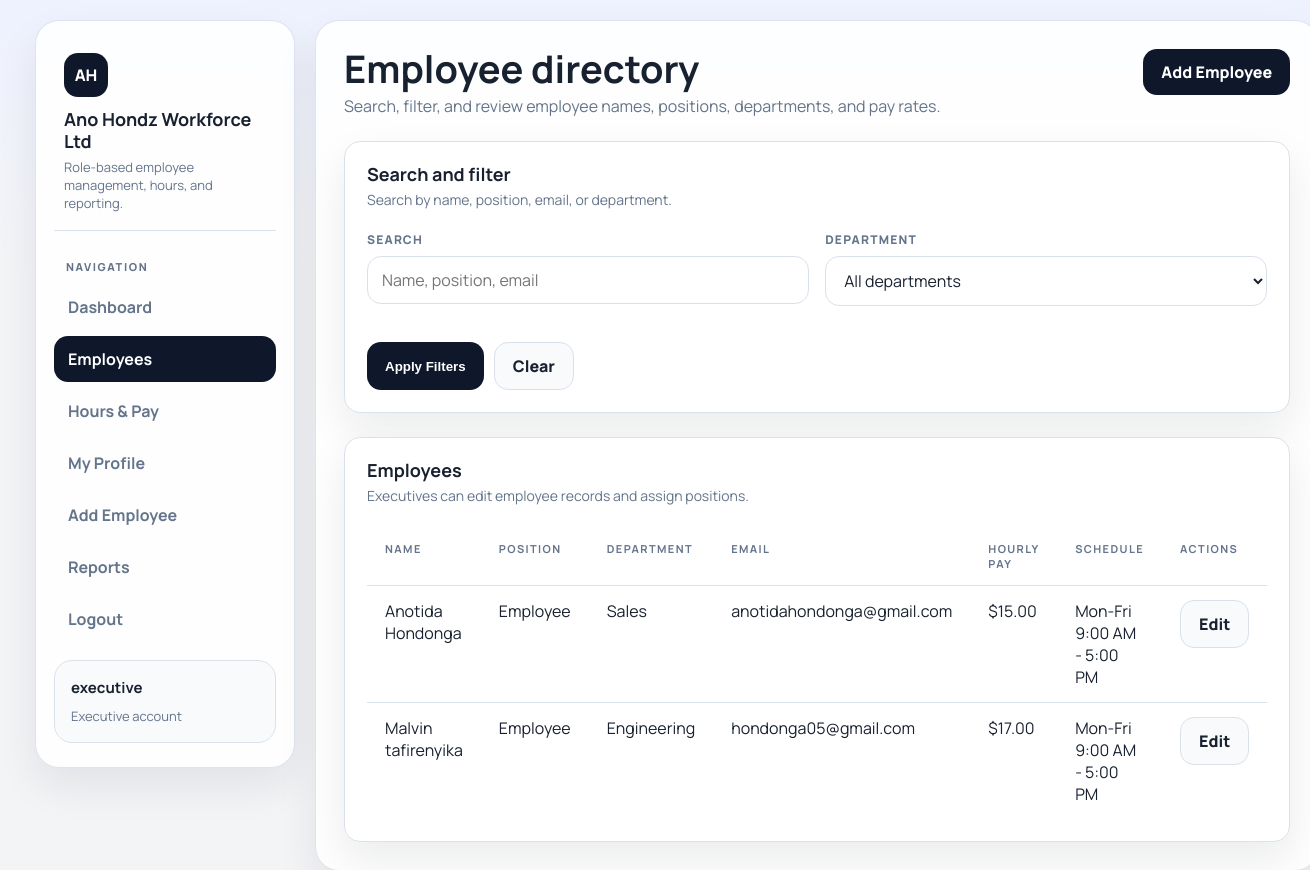
Page /employees (signed in) on the committed database.
### tables this page shows
CREATE TABLE users (
            id INTEGER PRIMARY KEY AUTOINCREMENT,
            username TEXT NOT NULL UNIQUE,
            password_hash TEXT NOT NULL,
            role TEXT NOT NULL CHECK(role IN ('executive', 'employee')),
            employee_id INTEGER UNIQUE,
            created_at TEXT NOT NULL DEFAULT CURRENT_TIMESTAMP,
            FOREIGN KEY (employee_id) REFERENCES employees(id)
        );

CREATE TABLE employees (
            id INTEGER PRIMARY KEY,
            first_name TEXT NOT NULL,
            last_name TEXT NOT NULL,
            salary REAL NOT NULL,
            email TEXT NOT NULL UNIQUE
        , dept_id INTEGER REFERENCES departments(dept_id), job_title TEXT, overtime_rate REAL NOT NULL DEFAULT 1.5, schedule TEXT NOT NULL DEFAULT 'Mon-Fri 9:00 AM - 5:00 PM', address TEXT NOT NULL DEFAULT '', phone TEXT NOT NULL DEFAULT '');

CREATE TABLE departments (
            dept_id INTEGER PRIMARY KEY,
            dept_name TEXT NOT NULL UNIQUE
        );

### ems_app/employees.py (the view)
@bp.route("/employees")
@login_required
def employee_directory():
    search = request.args.get("search", "").strip()
    department_id = request.args.get("department_id", "").strip() or None
    departments = fetch_departments()
    employees = fetch_employees(search=search, department_id=department_id)
    return render_template(
        "employees.html",
        active_page="employees",
        employees=employees,
        departments=departments,
        search=search,
        selected_department=department_id,
    )

### ems_app/auth.py (called while the page is built)
def login_required(view):
    @wraps(view)
    def wrapped_view(*args, **kwargs):
        if g.user is None:
            return redirect(url_for("auth.login", next=request.full_path.rstrip("?")))
        return view(*args, **kwargs)
    return wrapped_view

@bp.before_app_request
def load_logged_in_user():
    user_id = session.get("user_id")
    if user_id is None:
        g.user = None
        return
    db = get_db()
    g.user = db.execute(
        """
        SELECT
            u.id,
            u.username,
            u.role,
            u.employee_id,
            e.first_name,
            e.last_name,
            e.email,
            e.job_title,
            e.salary,
            e.overtime_rate,
            e.schedule,
            e.address,
            e.phone,
            d.dept_name AS department_name
        FROM users u
        LEFT JOIN employees e ON e.id = u.employee_id
        LEFT JOIN departments d ON d.dept_id = e.dept_id
        WHERE u.id = ?
        """,
        (user_id,),
    ).fetchone()

### ems_app/db.py (called while the page is built)
def get_db():
    if "db" not in g:
        g.db = sqlite3.connect(current_app.config["DATABASE"])
        g.db.row_factory = sqlite3.Row
        g.db.execute("PRAGMA foreign_keys = ON")
    return g.db

### ems_app/employees.py (called while the page is built, shortened)
def fetch_departments():
    db = get_db()
    return db.execute(
        "SELECT dept_id AS id, dept_name AS name FROM departments ORDER BY dept_name"
    ).fetchall()

def fetch_employees(search="", department_id=None, limit=None):
    db = get_db()
    query = """
        SELECT
            e.id,
            e.first_name,
            e.last_name,
            e.email,
            e.job_title,
            e.salary,
            e.overtime_rate,
            e.schedule,
            e.dept_id,
            d.dept_name AS department_name
        FROM employees e
        LEFT JOIN departments d ON d.dept_id = e.dept_id
        WHERE 1 = 1
    """
    params = []
    if department_id:
        query += " AND e.dept_id = ?"
        params.append(department_id)
    query += " ORDER BY e.last_name, e.first_name"
    if limit:
        query += " LIMIT ?"
        params.append(limit)
    return db.execute(query, params).fetchall()

### templates/employees.html (shortened to what this page needs)
{% extends "base.html" %}
{% block content %}
<div class="page-header">
  <div>
    <h2>Employee directory</h2>
    <p>Search, filter, and review employee names, positions, departments, and pay rates.</p>
  </div>
  {% if g.user['role'] == 'executive' %}
    <a href="{{ url_for('employees.add_employee') }}" class="btn btn-primary">Add Employee</a>
  {% endif %}
</div>
<section class="card">
  <div class="panel-head">
    <div>
      <h3>Search and filter</h3>
      <p>Search by name, position, email, or department.</p>
    </div>
  </div>
  <div class="panel-body">
    <form method="get" class="field-grid">
      <div>
        <label for="search">Search</label>
        <input id="search" name="search" value="{{ search }}" placeholder="Name, position, email" />
      </div>
      <div>
        <label for="department_id">Department</label>
        <select id="department_id" name="department_id">
          <option value="">All departments</option>
        </select>
      </div>
      <div class="full actions">
        <button type="submit" class="btn btn-primary">Apply Filters</button>
        <a href="{{ url_for('employees.employee_directory') }}" class="btn btn-secondary">Clear</a>
      </div>
    </form>
  </div>
</section>
<section class="card">
  <div class="panel-head">
    <div>
      <h3>Employees</h3>
      <p>Executives can edit employee records and assign positions.</p>
    </div>
  </div>
  <div class="panel-body">
    {% if employees %}
      <div class="table-wrap">
        <table>
          <thead>
            <tr>
              <th>Name</th>
              <th>Position</th>
              <th>Department</th>
              <th>Email</th>
              <th>Hourly Pay</th>
              <th>Schedule</th>
              {% if g.user['role'] == 'executive' %}<th>Actions</th>{% endif %}
            </tr>
          </thead>
          <tbody>
            {% for employee in employees %}
              <tr>
                <td>{{ employee.first_name }} {{ employee.last_name }}</td>
                <td>{{ employee.job_title }}</td>
                <td>{{ employee.department_name or 'Unassigned' }}</td>
                <td>{{ employee.email }}</td>
                <td>{{ employee.salary|currency }}</td>
                <td>{{ employee.schedule }}</td>
                {% if g.user['role'] == 'executive' %}
                  <td><a href="{{ url_for('employees.edit_employee', employee_id=employee.id) }}" class="btn btn-secondary">Edit</a></td>
                {% endif %}
              </tr>
            {% endfor %}
          </tbody>
        </table>
      </div>
    {% else %}
      <p class="empty">No employees matched your filters.</p>
    {% endif %}
  </div>
</section>
{% endblock %}

### templates/base.html (shortened to what this page needs)
<!DOCTYPE html>
<html lang="en">
<head>
</head>
<body>
  <div class="shell">
    <aside>
      <div class="brand">
        <div class="brand-mark">AH</div>
        <h1>Ano Hondz Workforce Ltd</h1>
        <p>Role-based employee management, hours, and reporting.</p>
      </div>
      <div class="nav-label">Navigation</div>
      <nav>
        {% if g.user %}
          <a href="{{ url_for('employees.dashboard') }}" class="nav-link{% if active_page == 'dashboard' %} active{% endif %}">Dashboard</a>
          <a href="{{ url_for('employees.employee_directory') }}" class="nav-link{% if active_page == 'employees' %} active{% endif %}">Employees</a>
          <a href="{{ url_for('employees.hours') }}" class="nav-link{% if active_page == 'hours' %} active{% endif %}">Hours & Pay</a>
          <a href="{{ url_for('employees.profile') }}" class="nav-link{% if active_page == 'profile' %} active{% endif %}">My Profile</a>
          {% if g.user['role'] == 'executive' %}
            <a href="{{ url_for('employees.add_employee') }}" class="nav-link{% if active_page == 'add-employee' %} active{% endif %}">Add Employee</a>
            <a href="{{ url_for('reports.index') }}" class="nav-link{% if active_page == 'reports' %} active{% endif %}">Reports</a>
          {% endif %}
          <a href="{{ url_for('auth.logout') }}" class="nav-link">Logout</a>
        {% endif %}
      </nav>
      {% if g.user %}
        <div class="user-card">
          <strong>{{ g.user['username'] }}</strong>
          <span>{{ g.user['role'].title() }} account</span>
        </div>
      {% endif %}
    </aside>
    <main>
      {% block content %}{% endblock %}
    </main>
  </div>
</body>
</html>

### templates/base.html (style rules this page uses)
* { box-sizing: border-box; margin: 0; padding: 0; }
:root { --bg: #f3f4f6; --panel: #ffffff; --surface: #f8fafc; --border: #dbe1ea; --text: #18212f; --muted: #64748b; --accent: #0f172a; --accent-soft: #e2e8f0; --success: #0f9d58; --danger: #d93025; --radius: 16px; --shadow: 0 18px 40px rgba(15, 23, 42, 0.08); }
body { background: linear-gradient(180deg, #eef2ff 0%, var(--bg) 30%); color: var(--text); font-family: "Manrope", "Segoe UI", sans-serif; min-height: 100vh; }
.shell { width: min(1240px, calc(100% - 32px)); margin: 20px auto; display: grid; grid-template-columns: 260px 1fr; gap: 20px; }
aside, main { background: rgba(255,255,255,0.88); backdrop-filter: blur(10px); border: 1px solid rgba(219, 225, 234, 0.9); border-radius: 24px; box-shadow: var(--shadow); }
aside { padding: 24px 18px; position: sticky; top: 20px; height: fit-content; }
main { padding: 28px; display: flex; flex-direction: column; gap: 24px; }
.brand { padding: 8px 10px 18px; border-bottom: 1px solid var(--border); margin-bottom: 18px; }
.brand-mark { width: 44px; height: 44px; border-radius: 14px; background: var(--accent); color: #fff; display: grid; place-items: center; font-weight: 800; margin-bottom: 12px; }
.brand h1 { font-size: 18px; line-height: 1.2; }
.brand p { font-size: 13px; color: var(--muted); margin-top: 6px; }
.nav-label { font-size: 11px; font-weight: 800; letter-spacing: 1.6px; color: var(--muted); text-transform: uppercase; padding: 10px 12px; }
nav { display: flex; flex-direction: column; gap: 6px; }
.nav-link { text-decoration: none; color: var(--muted); padding: 12px 14px; border-radius: 14px; font-weight: 700; transition: all .18s ease; }
.nav-link:hover, .nav-link.active { background: var(--accent); color: #fff; }
.user-card { margin-top: 18px; padding: 16px; border-radius: 18px; background: var(--surface); border: 1px solid var(--border); }
.user-card strong { display: block; font-size: 15px; margin-bottom: 6px; }
.user-card span { color: var(--muted); font-size: 13px; }
.page-header { display: flex; align-items: flex-start; justify-content: space-between; gap: 16px; flex-wrap: wrap; }
.page-header h2 { font-size: clamp(28px, 4vw, 38px); line-height: 1; }
.page-header p { margin-top: 8px; color: var(--muted); max-width: 720px; }
.card { background: var(--panel); border: 1px solid var(--border); border-radius: var(--radius); box-shadow: var(--shadow); }
.panel-head { padding: 20px 22px 0; display: flex; align-items: flex-start; justify-content: space-between; gap: 16px; flex-wrap: wrap; }
.panel-head h3 { font-size: 18px; }
.panel-head p { color: var(--muted); margin-top: 4px; font-size: 14px; }
.panel-body { padding: 22px; }
.btn { display: inline-flex; align-items: center; justify-content: center; gap: 8px; border: none; border-radius: 14px; padding: 12px 18px; font-weight: 800; text-decoration: none; cursor: pointer; transition: transform .18s ease, box-shadow .18s ease; }
.btn-primary { background: var(--accent); color: #fff; }
.btn-secondary { background: var(--surface); color: var(--text); border: 1px solid var(--border); }
.field-grid { display: grid; grid-template-columns: repeat(2, minmax(0, 1fr)); gap: 16px; }
.field-grid .full { grid-column: 1 / -1; }
label { display: block; font-size: 12px; font-weight: 800; text-transform: uppercase; letter-spacing: 1.2px; color: var(--muted); margin-bottom: 8px; }
input, select, textarea { width: 100%; border: 1px solid var(--border); border-radius: 14px; padding: 12px 14px; font: inherit; color: var(--text); background: #fff; }
.actions { display: flex; gap: 10px; flex-wrap: wrap; margin-top: 20px; }
.table-wrap { overflow-x: auto; }
table { width: 100%; border-collapse: collapse; }
th, td { padding: 14px 18px; text-align: left; border-bottom: 1px solid var(--border); vertical-align: top; }
th { font-size: 11px; color: var(--muted); text-transform: uppercase; letter-spacing: 1.4px; }
tr:last-child td { border-bottom: none; }

### rows in the picture
users: user.username "executive", user.role "Executive"
employees: first_name "Anotida", last_name "Hondonga", job_title "Employee", dept_name "Sales", email "anotidahondonga@gmail.com", salary "$15.00", schedule "Mon-Fri 9:00 AM - 5:00 PM"
employees: first_name "Malvin", last_name "tafirenyika", job_title "Employee", dept_name "Engineering", email "hondonga05@gmail.com", salary "$17.00", schedule "Mon-Fri 9:00 AM - 5:00 PM"
